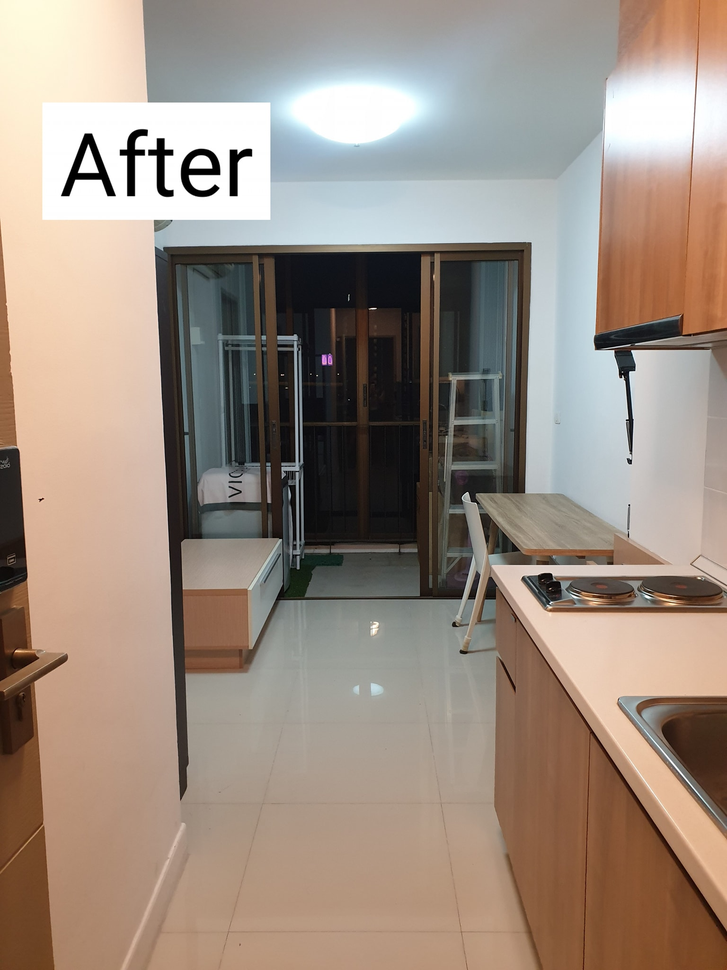
#> input picture test_shape_entropy/img/After8.png, 727 x 970 px, shrunk from 1536 x 2048 before the run
$ jupyter execute index.ipynb
#> lines starting #> are read from the running program, lines starting #| are printed output that depends on the picture; after the words box and inside, x2 and y2 are one past the last pixel; in counts of white or black regions, pixels touching at a corner belong together; long printed decimals are rounded
[cell 1]
import numpy as np
import cv2
import matplotlib as plt
# Before2
img_path = "../img/After8.png"
img = cv2.imread(img_path)
#> img is the input picture: shape (970, 727, 3); mean B, G, R 129.3, 141.3, 156.5
imgGry = cv2.cvtColor(img, cv2.COLOR_BGR2GRAY)
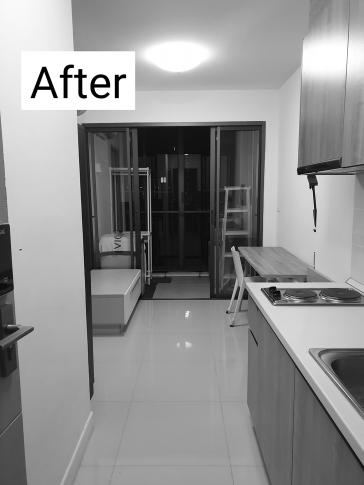
#> imgGry: shape (970, 727) (shown at 1/2 size); min 0, max 255, mean 144.5
# ret, thresh  =cv2.threshold(imgGry, 120, 255, cv2.THRESH_BINARY)
ret , thresh = cv2.threshold(imgGry, 150 , 255, cv2.CHAIN_APPROX_NONE)
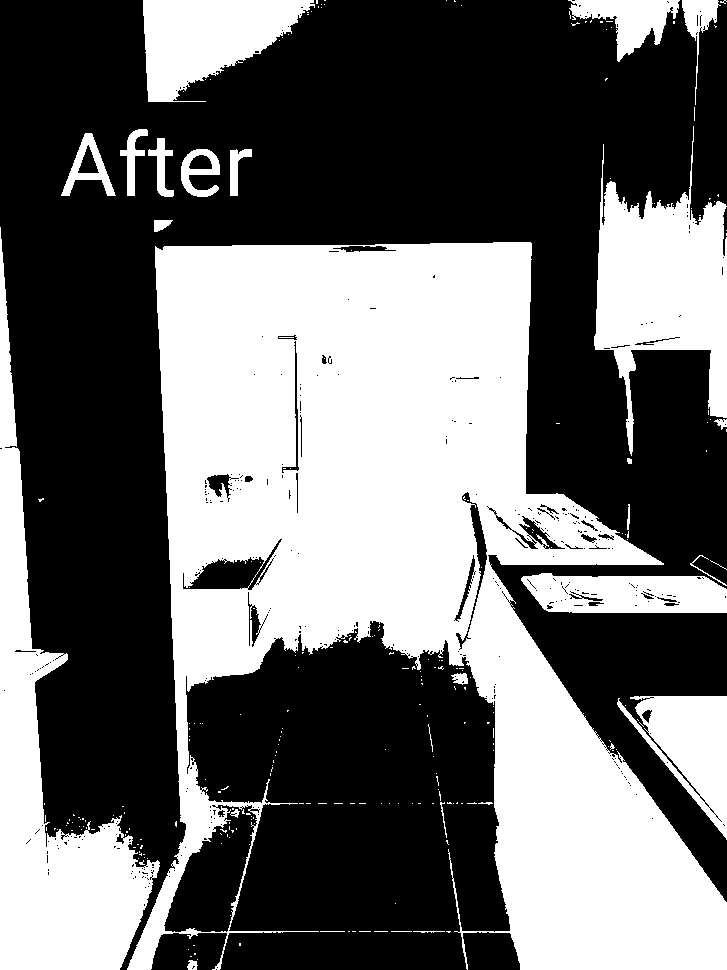
#> thresh: shape (970, 727); 42% white; 258 white regions (231 under 20 px)
contours , hierarchy = cv2.findContours(thresh, cv2.RETR_TREE, cv2.CHAIN_APPROX_NONE)
#> contours = 844 contours, 776 with area under 20; largest, box (x1, y1, x2, y2) and area: (127, 242, 727, 970) 215896, (0, 227, 160, 970) 33296, (594, 126, 727, 456) 20298, (143, 0, 315, 102) 10492, (617, 696, 727, 840) 7616

[cell 2]
def counting_shape(array_of_type):

    array_3_square = []
    array_4_square = []
    array_5_square = []
    array_6_square = []
    array_7_square = []
    array_8_square = []

    counting_each_array_3 = {}
    counting_each_array_4 = {}
    counting_each_array_5 = {}
    counting_each_array_6 = {}
    counting_each_array_7 = {}
    counting_each_array_8 = {}

    total_leanght_3 = 0
    total_leanght_4 = 0
    total_leanght_5 = 0
    total_leanght_6 = 0
    total_leanght_7 = 0
    total_leanght_8 = 0

    for data in array_of_type:
        convert_width_height = [data['width'], data['height']]
        convert_to_label = str(convert_width_height)
        if data['shape_type'] == "3-square":
            total_leanght_3 += 1
            if convert_width_height in array_3_square:
                value_in_dict = counting_each_array_3[convert_to_label]
                counting_each_array_3[convert_to_label] = value_in_dict + 1
            else:
                array_3_square.append(convert_width_height)
                counting_each_array_3[convert_to_label] = 1

        elif data['shape_type'] == "4-square":
            total_leanght_4 += 1
            if convert_width_height in array_4_square:
                value_in_dict = counting_each_array_4[convert_to_label]
                counting_each_array_4[convert_to_label] = value_in_dict + 1
            else:
                array_4_square.append(convert_width_height)
                counting_each_array_4[convert_to_label] = 1

        elif data['shape_type'] == "5-square":
            total_leanght_5 += 1
            if convert_width_height in array_5_square:
                value_in_dict = counting_each_array_5[convert_to_label]
                counting_each_array_5[convert_to_label] = value_in_dict + 1
            else:
                array_5_square.append(convert_width_height)
                counting_each_array_5[convert_to_label] = 1

        elif data['shape_type'] == "6-square":
            total_leanght_6 += 1
            if convert_width_height in array_6_square:
                value_in_dict = counting_each_array_6[convert_to_label]
                counting_each_array_6[convert_to_label] = value_in_dict + 1
            else:
                array_6_square.append(convert_width_height)
                counting_each_array_6[convert_to_label] = 1

        elif data['shape_type'] == "7-square":
            total_leanght_7 += 1
            if convert_width_height in array_7_square:
                value_in_dict = counting_each_array_7[convert_to_label]
                counting_each_array_7[convert_to_label] = value_in_dict + 1
            else:
                array_7_square.append(convert_width_height)
                counting_each_array_7[convert_to_label] = 1

        elif data['shape_type'] == "8-square":
            total_leanght_8 += 1
            if convert_width_height in array_8_square:
                value_in_dict = counting_each_array_8[convert_to_label]
                counting_each_array_8[convert_to_label] = value_in_dict + 1
            else:
                array_8_square.append(convert_width_height)
                counting_each_array_8[convert_to_label] = 1


    return {
        "total_leanght_3":total_leanght_3,
        "total_leanght_4":total_leanght_4,
        "total_leanght_5":total_leanght_5,
        "total_leanght_6":total_leanght_6,
        "total_leanght_7":total_leanght_7,
        "total_leanght_8":total_leanght_8,
        "counting_each_array_3":counting_each_array_3,
        "counting_each_array_4":counting_each_array_4,
        "counting_each_array_5":counting_each_array_5,
        "counting_each_array_6":counting_each_array_6,
        "counting_each_array_7":counting_each_array_7,
        "counting_each_array_8":counting_each_array_8
        }


def calculate_shapes_entropy(dict_in):
    # print(dict_in)
    entropy_shape3 = []
    entropy_shape4 = []
    entropy_shape5 = []
    entropy_shape6 = []
    entropy_shape7 = []
    entropy_shape8 = []

    sum_of_each_shape = []
    for i in dict_in['counting_each_array_3']:
        entropy_val = (-1*(dict_in['counting_each_array_3'][i] / dict_in['total_leanght_3'])) * (np.log2(dict_in['counting_each_array_3'][i] / dict_in['total_leanght_3']))
        # print("3 => ",entropy_val)
        entropy_shape3.append(entropy_val)

    for i in dict_in['counting_each_array_4']:
        entropy_val = (-1*(dict_in['counting_each_array_4'][i] / dict_in['total_leanght_4'])) * (np.log2(dict_in['counting_each_array_4'][i] / dict_in['total_leanght_4']))
        # print("4 => ",entropy_val)
        entropy_shape4.append(entropy_val)

    for i in dict_in['counting_each_array_5']:
        entropy_val = (-1*(dict_in['counting_each_array_5'][i] / dict_in['total_leanght_5'])) * (np.log2(dict_in['counting_each_array_5'][i] / dict_in['total_leanght_5']))
        # print("5 => ",entropy_val)
        entropy_shape5.append(entropy_val)

    for i in dict_in['counting_each_array_6']:
        entropy_val = (-1*(dict_in['counting_each_array_6'][i] / dict_in['total_leanght_6'])) * (np.log2(dict_in['counting_each_array_6'][i] / dict_in['total_leanght_6']))
        # print("6 => ",entropy_val)
        entropy_shape6.append(entropy_val)

    for i in dict_in['counting_each_array_7']:
        entropy_val = (-1*(dict_in['counting_each_array_7'][i] / dict_in['total_leanght_7'])) * (np.log2(dict_in['counting_each_array_7'][i] / dict_in['total_leanght_7']))
        # print("7 => ",entropy_val)
        entropy_shape7.append(entropy_val)

    for i in dict_in['counting_each_array_8']:
        entropy_val = (-1*(dict_in['counting_each_array_8'][i] / dict_in['total_leanght_8'])) * (np.log2(dict_in['counting_each_array_8'][i] / dict_in['total_leanght_8']))
        # print("8 => ",entropy_val)
        entropy_shape8.append(entropy_val)

    sum_of_each_shape.append(sum(entropy_shape3))
    sum_of_each_shape.append(sum(entropy_shape4))
    sum_of_each_shape.append(sum(entropy_shape5))
    sum_of_each_shape.append(sum(entropy_shape6))
    sum_of_each_shape.append(sum(entropy_shape7))
    sum_of_each_shape.append(sum(entropy_shape8))

    # print("sum_of_each_shape => ",sum_of_each_shape)

    avg_of_entropy_shape = np.mean(sum_of_each_shape)

    return avg_of_entropy_shape

[cell 3]
shapes_array = []
for contour in contours:
    approx = cv2.approxPolyDP(contour, 0.01* cv2.arcLength(contour, True), True)
    cv2.drawContours(img, [approx], 0, (0, 0, 255), 5)
    x = approx.ravel()[0]
    y = approx.ravel()[1] - 5
    x, y , w, h = cv2.boundingRect(approx)
    if w >=10 and h >= 10:
        if len(approx) == 3:
            warping = {
                    "shape_type": str(len(approx))+"-"+"square",
                    "width": w,
                    "height": h,
                    "x":x,
                    "y":y,
                    "value": (1/2)*(w*h)
                }
            # cv2.putText( img, "Triangle", (x, y), cv2.FONT_HERSHEY_COMPLEX, 0.5, (0, 0, 0) )
        elif len(approx) == 4 :
            aspectRatio = float(w)/h
            # print(aspectRatio)
            if aspectRatio >= 0.95 and aspectRatio < 1.05:
                warping = {
                    "shape_type": str(len(approx))+"-"+"square",
                    "width": w,
                    "height": h,
                    "x":x,
                    "y":y,
                    "value": w*h
                }
                shapes_array.append(warping)
                # print("\n")
                # cv2.putText(img, "square", (x, y), cv2.FONT_HERSHEY_COMPLEX, 0.5, (0, 0, 0))

            else:
                warping = {
                    "shape_type": str(len(approx))+"-"+"square",
                    "width": w,
                    "height": h,
                    "x":x,
                    "y":y,
                    "value": w*h
                }
                shapes_array.append(warping)
                # print("\n")
                # cv2.putText(img, "rectangle", (x, y), cv2.FONT_HERSHEY_COMPLEX, 0.5, (0, 0, 0))

        elif len(approx) == 5 :
            warping = {
                    "shape_type":  str(len(approx))+"-"+"square",
                    "width": w,
                    "height": h,
                    "x":x,
                    "y":y,
                    "value": w*h
                }
            shapes_array.append(warping)
            # print("\n")
            # cv2.putText(img, "pentagon", (x, y), cv2.FONT_HERSHEY_COMPLEX, 0.5, (0, 0, 0))
        elif len(approx) == 6:
            warping = {
                    "shape_type":  str(len(approx))+"-"+"square",
                    "width": w,
                    "height": h,
                    "x":x,
                    "y":y,
                    "value": w*h
                }
            shapes_array.append(warping)
            # cv2.putText(img, "6-square", (x,y), cv2.FONT_HERSHEY_COMPLEX, 0.5, (0,0,0))
        else:
            warping = {
                    "shape_type": "8-"+"square",
                    "width": w,
                    "height": h,
                    "x":x,
                    "y":y,
                    "value": w*h
                }
            shapes_array.append(warping)
#> this loop made 844 passes
#> (w, h) on passes 1, 3, 4, 7, 10, 11, 18, 19: (11, 10), (4, 4), (1, 1), (1, 1), (5, 2), (32, 2), (1, 1), (6, 5)
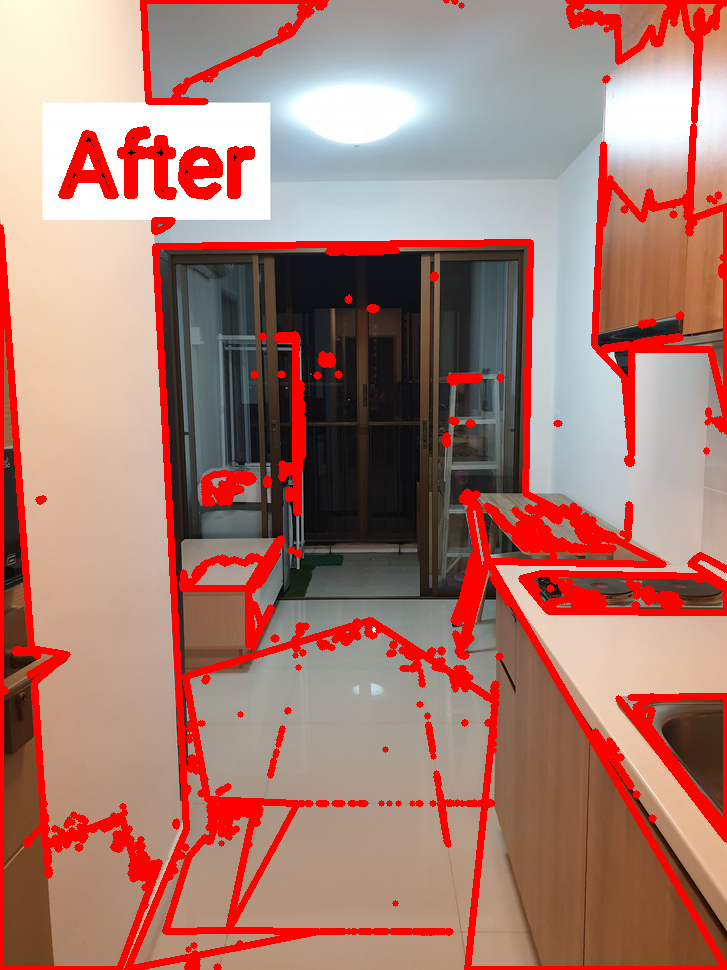
#> img: shape (970, 727, 3); 13.69% of pixels changed, all inside (x1, y1, x2, y2) = (0, 0, 727, 970)
#> after the loop, shapes_array = 38 items
            # cv2.putText(img, "8-square", (x,y), cv2.FONT_HERSHEY_COMPLEX, 0.5, (0,0,0))


# plt.imshow(img)

[cell 4]
export_shape_array = counting_shape(shapes_array)
#> the loop in counting_shape, `for data in array_of_type:` made 38 passes
#> (convert_to_label, total_leanght_6) on passes 5, 7: ('[206, 40]', 1), ('[37, 31]', 2)
cal_entropy = calculate_shapes_entropy(export_shape_array)
#> the loop in calculate_shapes_entropy, `for i in dict_in['counting_each_array_5']:` made 1 pass
#> i on pass 1: '[18, 134]'
#> the loop in calculate_shapes_entropy, `for i in dict_in['counting_each_array_6']:` made 4 passes
#> i on passes 1 to 4: '[206, 40]', '[37, 31]', '[35, 53]', '[23, 30]'
#> the loop in calculate_shapes_entropy, `for i in dict_in['counting_each_array_8']:` made 33 passes
#> i on passes 1 to 8: '[11, 10]', '[109, 144]', '[12, 15]', '[17, 12]', '[17, 10]', '[13, 11]', '[600, 728]', '[93, 128]'
print(cal_entropy)
#| 1.174

$ run again, with test_shape_entropy/img/After1.png copied over test_shape_entropy/img/After8.png
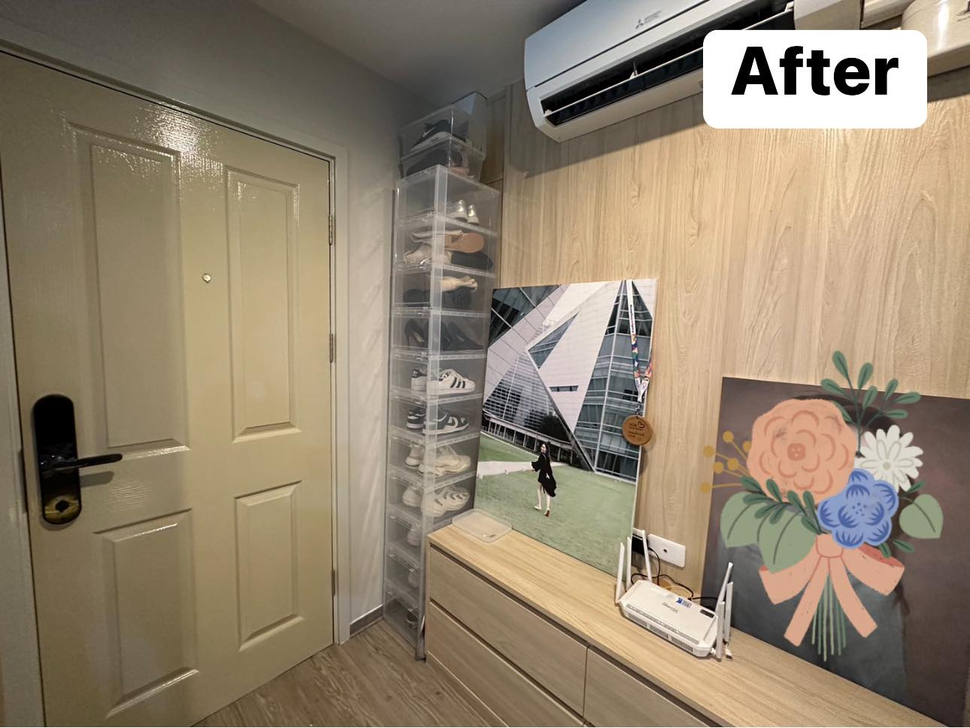
#> input picture test_shape_entropy/img/After1.png, 970 x 728 px, shrunk from 1290 x 968 before the run
#> img is the input picture: shape (728, 970, 3); mean B, G, R 111.1, 132.4, 146.9
#> `ret , thresh = cv2.threshold(imgGry, 150 , 255, cv2.CHAIN_APPROX_NONE)`:
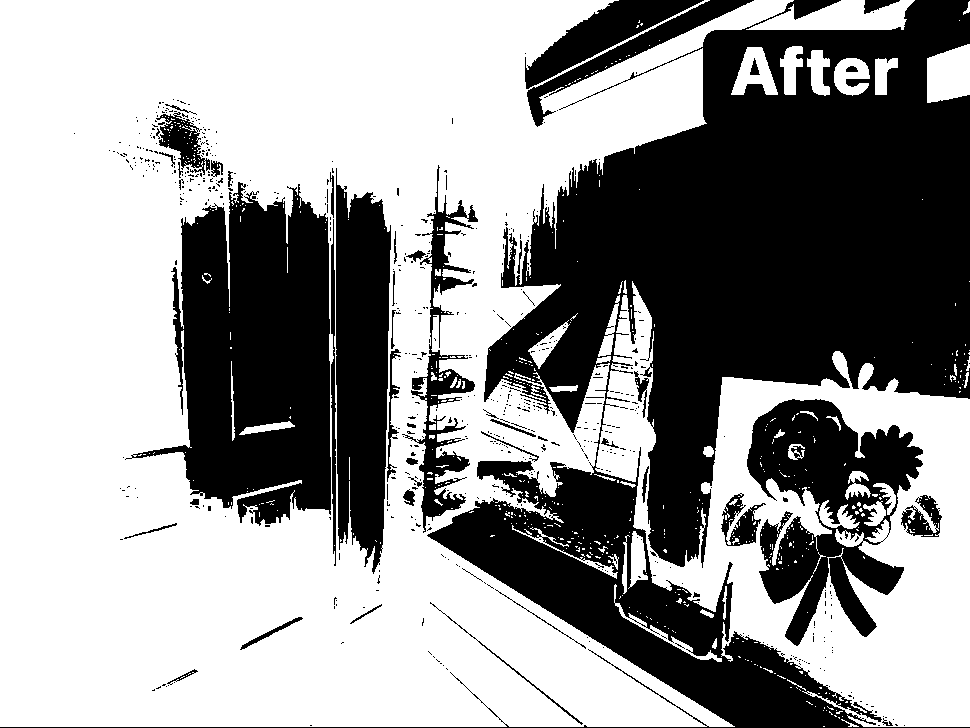
#> thresh: shape (728, 970); 59.3% white; 612 black regions (563 under 20 px)
#> contours = 1619 contours, 1492 with area under 20; largest, box (x1, y1, x2, y2) and area: (0, 0, 794, 727) 412281, (595, 281, 970, 727) 86806, (130, 181, 332, 527) 45098, (746, 398, 924, 647) 22944, (335, 167, 392, 575) 18166
#> the loop `for contour in contours:` made 1619 passes
#> (w, h, aspectRatio) on pass 657: (43, 59, 0.729)
#> after the loop `for contour in contours:`:
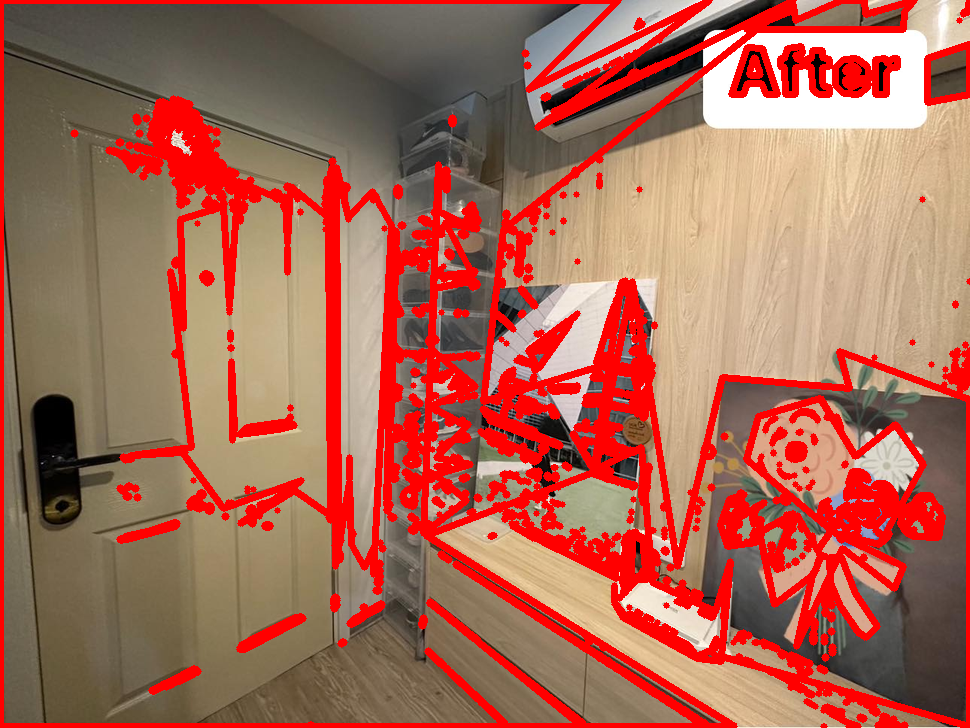
#> img: shape (728, 970, 3); mean B, G, R 86.8, 104.7, 169.1
#> after the loop `for contour in contours:`: shapes_array = 58 items
#> the loop in counting_shape, `for data in array_of_type:` made 58 passes
#> convert_to_label on passes 1 to 3: '[19, 12]', '[108, 77]', '[11, 16]'
#> the loop in calculate_shapes_entropy, `for i in dict_in['counting_each_array_4']:` made 1 pass
#> i on pass 1: '[43, 59]'
#> the loop in calculate_shapes_entropy, `for i in dict_in['counting_each_array_5']:` made 4 passes
#> i on passes 1 to 4: '[42, 49]', '[39, 26]', '[48, 20]', '[56, 14]'
#> the loop in calculate_shapes_entropy, `for i in dict_in['counting_each_array_6']:` made 2 passes
#> i on passes 1 to 2: '[12, 11]', '[65, 34]'
#> the loop in calculate_shapes_entropy, `for i in dict_in['counting_each_array_8']:` made 48 passes
#> i on passes 1 to 8: '[19, 12]', '[108, 77]', '[11, 16]', '[20, 58]', '[105, 54]', '[11, 11]', '[22, 62]', '[375, 446]'
#| 1.426
